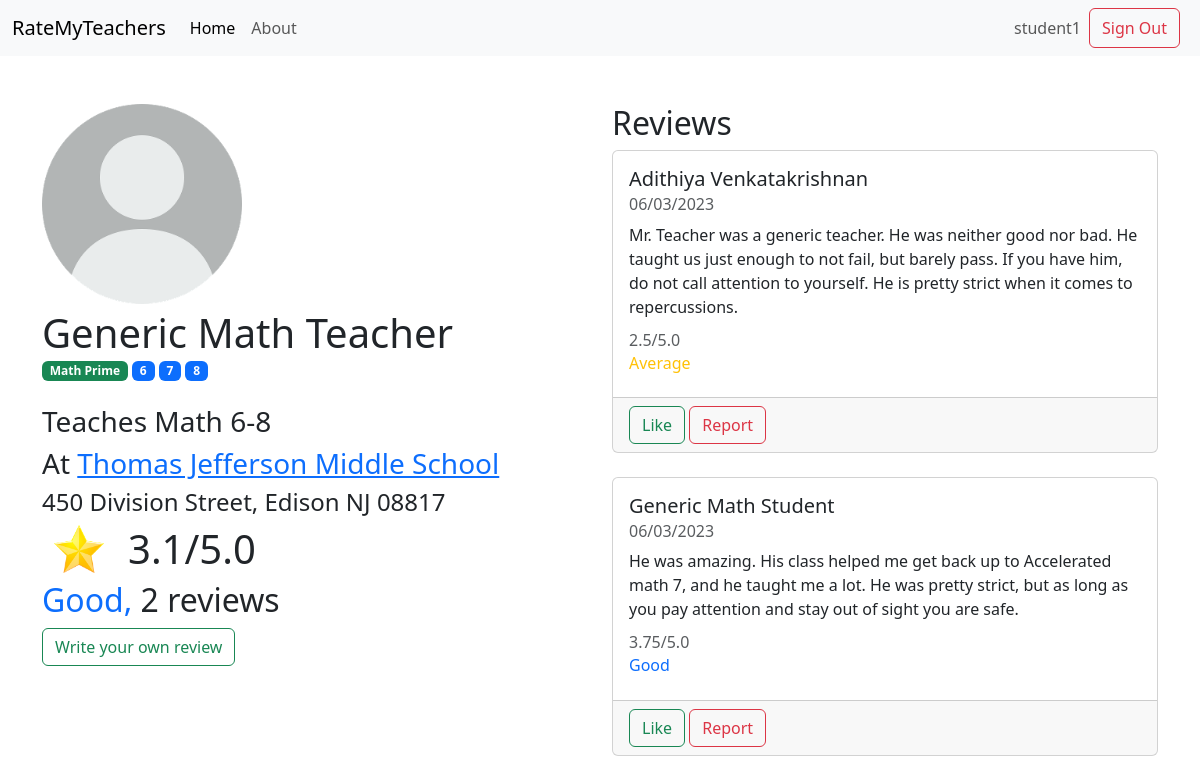
/info/teacher/1 (signed in), run on the app's committed database.
### school_teachers/models.py (models this page shows, shortened)
class Teacher(models.Model):
    name = models.CharField(max_length=200)
    teaching = models.CharField(max_length=200, blank=True)
    classes = models.JSONField(blank=True, default=list)
    grades = models.JSONField(blank=True, default=list)
    school = models.ForeignKey(School, on_delete=models.CASCADE)
    overall_rating = models.FloatField(blank=True, default=5.0)
    comments = models.JSONField(blank=True, default=list)

class School(models.Model):
    name = models.CharField(max_length=200)
    teachers = models.ManyToManyField('Teacher', blank=True, related_name='teachers')
    year_founded = models.IntegerField(blank=True)
    address = models.CharField(max_length=400, blank=True)
    principal = models.CharField(max_length=200, blank=True)

### school_teachers/views.py (the view)
# urls.py: path("teacher/<int:teacher_id>", views.teacher_info, name="register"),
def teacher_info(request, teacher_id):
    if request.method == "POST":
        form = ReviewForm(request.POST)
        try:
            teacher = Teacher.objects.get(id=teacher_id)
            teacher.comments.append({
                "student": f"{request.user.first_name} {request.user.last_name}",
                "date": datetime.now().strftime("%m/%d/%Y"),
                "review": form.data.get("review"),
                "rating": float(form.data.get("rating"))
            })
            teacher.overall_rating = sum([x["rating"] for x in teacher.comments]) / len(teacher.comments)
            teacher.save()
            return redirect(f"/info/teacher/{teacher_id}")
        except Teacher.DoesNotExist:
            return render(request, "base/404.html", status=404)
    else:
        form = ReviewForm()
        try:
            teacher = Teacher.objects.get(id=teacher_id)
        except Teacher.DoesNotExist:
            return render(request, "base/404.html", status=404)
        context = {
            "teacher": teacher.name,
            "teaching": teacher.teaching if teacher.teaching else "N/A",
            "school": teacher.school.name,
            "school_id": teacher.school.id,
            "school_address": teacher.school.address,
            "overall_rating": round(teacher.overall_rating, 1),
            "comments": teacher.comments,
            "classes": teacher.classes,
            "grades": teacher.grades,
            "how_many_comments": len(teacher.comments),
            "form": form if request.user.is_authenticated else None
        }
    return render(request, "school_teachers/teacher_info.html", context=context)

### templates/school_teachers/teacher_info.html (shortened to what this page needs)
{% extends "base/base.html" %}
{% load crispy_forms_tags %}
{% block content %}
    <br><br>
    <div class="container text-left">
        <div class="row">
            <div class="col">
                <img src="/static/default.png" alt="default profile picture" width="200px">
                <h1 style="margin: 5px 0 0;">{{ teacher }}</h1>
                {% for class in classes %}
                    <span class="badge text-bg-success" style="">{{ class }}</span>
                {% endfor %}
                {% for grade in grades %}
                    <span class="badge text-bg-primary" style="">{{ grade }}</span>
                {% endfor %}
                <br>
                <br>
                <h3>Teaches {{ teaching }}</h3>
                <h3>At <a href="/info/school/{{ school_id }}">{{ school }}</a></h3>
                <h4>{{ school_address }}</h4>
                <div style="display: inline-block">
                    <div class="container text-center">
                        <div class="row">
                            <div class="col">
                                <img src="/static/favicon.png" width="50px" alt="star">
                            </div>
                            <div class="col">
                                <h1>{{ overall_rating }}/5.0</h1>
                            </div>
                        </div>
                    </div>
                </div>
                <h2>
                    {% if overall_rating > 4.0 %}
                        <span class="text-success">Excellent,</span>
                    {% elif overall_rating > 3.0 %}
                        <span class="text-primary">Good,</span>
                    {% elif overall_rating > 2.0 %}
                        <span class="text-warning">Average,</span>
                    {% else %}
                        <span class="text-danger">Poor,</span>
                    {% endif %}
                    {% if how_many_comments == 0 %}
                        <span class="text-danger">0 reviews.</span>
                    {% else %}
                        {{ how_many_comments }} {% if how_many_comments == 1 %} review {% else %} reviews {% endif %}
                    {% endif %}
                </h2>
                {% if user.is_authenticated %}
                    <button type="button" class="btn btn-outline-success" data-bs-toggle="modal"
                            data-bs-target="#exampleModal">Write your own review
                    </button>
                {% else %}
                    <button type="button" class="btn btn-outline-success"
                            onclick="document.location.href = '/accounts/login'">
                        Sign in to write your own review
                    </button>
                {% endif %}
            </div>
            <div class="col">
                <h2>Reviews</h2>
                {% for comment in comments %}
                    <div class="card">
                        <div class="card-body">
                            <h5 class="card-title">{{ comment.student }}</h5>
                            <h6 class="card-subtitle mb-2 text-muted">{{ comment.date }}</h6>
                            <p class="card-text">{{ comment.review }}</p>
                            <h6 class="card-subtitle mb-2 text-muted">{{ comment.rating }}/5.0</h6>
                            <h6 class="card-subtitle mb-2 text-muted">
                                {% if comment.rating > 4.0 %}
                                    <span class="text-success">Excellent</span>
                                {% elif comment.rating > 3.0 %}
                                    <span class="text-primary">Good</span>
                                {% elif comment.rating > 2.0 %}
                                    <span class="text-warning">Average</span>
                                {% else %}
                                    <span class="text-danger">Poor</span>
                                {% endif %}
                            </h6>
                        </div>
                        <div class="card-footer text-body-secondary">
                            <button class="btn btn-outline-success" onclick="alert('Not Implemented')">Like</button>
                            <button class="btn btn-outline-danger" onclick="alert('Not Implemented')">Report</button>
                        </div>
                    </div>
                    <br>
                {% endfor %}
            </div>
        </div>
    </div>
{% endblock %}

### templates/base/base.html (shortened to what this page needs)
<!DOCTYPE html>
<html lang="en">
<head>
    <link href="https://cdn.jsdelivr.net/npm/bootstrap@5.3.0/dist/css/bootstrap.min.css" rel="stylesheet"
>
</head>
<body>
<nav class="navbar navbar-expand-lg bg-body-tertiary">
    <div class="container-fluid">
        <a class="navbar-brand" href="/">RateMyTeachers</a>
        <div class="collapse navbar-collapse" id="navbarSupportedContent">
            <ul class="navbar-nav me-auto mb-2 mb-lg-0">
                <li class="nav-item">
                    <a class="nav-link active" aria-current="page" href="#">Home</a>
                </li>
                <li class="nav-item">
                    <a class="nav-link" href="#">About</a>
                </li>
            </ul>
            <form class="d-flex">
                {% if not user.is_authenticated %}
                    <button class="btn btn-outline-success me-2" type="button"
                            onclick="document.location.href = '/accounts/login'">Sign In
                    </button>
                    <button class="btn btn-sm btn-outline-secondary" type="button"
                            onclick="document.location.href = '/accounts/register'">Register
                    </button>
                {% else %}
                    <span class="navbar-text me-2">
                        {{ user.username }}
                    </span>
                    <button class="btn btn-outline-danger me-2" type="button"
                            onclick="document.location.href = '/accounts/logout'">Sign Out
                    </button>
                {% endif %}
            </form>
        </div>
    </div>
</nav>
{% block content %}
{% endblock %}
</body>
</html>

### data on the page
Teacher: name "Generic Math Teacher", teaching "Math 6-8"
School: name "Thomas Jefferson Middle School", address "450 Division Street, Edison NJ 08817"

### other printed values
{{ user.username }} "student1"
{{ class }} "Math Prime"
{{ grade }} "6" "7" "8"
{{ overall_rating }} "3.1"
{{ how_many_comments }} "2"
{{ comment.student }} "Adithiya Venkatakrishnan" "Generic Math Student"
{{ comment.date }} "06/03/2023" "06/03/2023"
{{ comment.rating }} "2.5" "3.75"
{{ comment.review }} "He was amazing. His class helped me get back up to Accelerated math 7, and he taught me a lot. He was pretty strict, but as long as you pay attention and stay out of sight you are safe."
